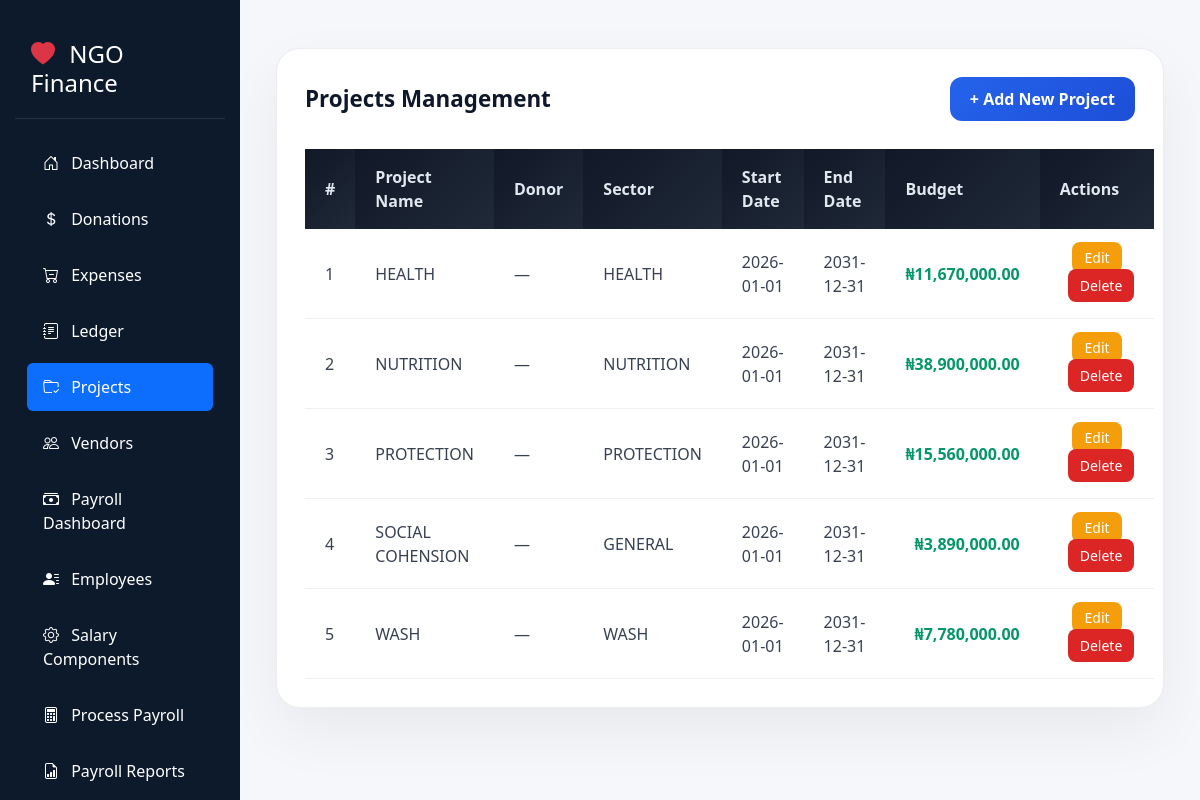
The app's page /projects with its own data.
### tables this page shows
CREATE TABLE projects (
            id INTEGER PRIMARY KEY AUTOINCREMENT,
            project_name TEXT UNIQUE NOT NULL,
            donor TEXT,
            start_date TEXT,
            end_date TEXT
        , is_active INTEGER DEFAULT 1, code TEXT, sector TEXT, budget REAL);

### main.py (the view)
@app.get("/projects", response_class=HTMLResponse)
async def projects_list(request: Request):
    with get_db() as conn:
        projects = conn.execute("""
            SELECT id, project_name, donor, sector, budget, start_date, end_date
            FROM projects
            WHERE is_active = 1
            ORDER BY project_name
        """).fetchall()
    return templates.TemplateResponse(
        "projects.html",
        {
            "request": request,
            "projects": projects
        }
    )

### templates/projects.html (shortened to what this page needs)
{% extends "base.html" %}
{% block content %}
<div class="container-fluid mt-4">
    <div class="projects-section">
        <div class="projects-header">
            <h2>Projects Management</h2>
            <a href="/add-project" class="btn-add-project">+ Add New Project</a>
        </div>
        {% if projects %}
        <table class="projects-table">
            <thead>
                <tr>
                    <th>#</th>
                    <th>Project Name</th>
                    <th>Donor</th>
                    <th>Sector</th>
                    <th>Start Date</th>
                    <th>End Date</th>
                    <th>Budget</th>
                    <th>Actions</th>
                </tr>
            </thead>
            <tbody>
                {% for p in projects %}
                <tr>
                    <td>{{ loop.index }}</td>
                    <td>{{ p.project_name }}</td>
                    <td>{{ p.donor or '—' }}</td>
                    <td>{{ p.sector or '—' }}</td>
                    <td>{{ p.start_date or '—' }}</td>
                    <td>{{ p.end_date or '—' }}</td>
                    <td class="budget-cell">{{ "₦{:,.2f}".format(p.budget) if p.budget else '—' }}</td>
                    <td class="actions-cell">
                        <a href="/edit-project/{{ p.id }}" class="btn-edit">Edit</a>
                        <form method="post" action="/delete-project/{{ p.id }}" style="display: inline;">
                            <button type="submit" class="btn-delete" onclick="return confirm('Are you sure you want to delete this project?')">Delete</button>
                        </form>
                    </td>
                </tr>
                {% endfor %}
            </tbody>
        </table>
        {% else %}
        <div class="no-projects">
            No projects added yet. <a href="/add-project">Add your first project</a>.
        </div>
        {% endif %}
    </div>
</div>
{% endblock %}

### static/style.css (style rules this page uses)
table, tr, td { page-break-inside: avoid; }
td { word-wrap: break-word; }

### templates/base.html (style rules this page uses)
:root { --sidebar-width: 240px; --sidebar-bg: #0d1a2b; --sidebar-hover: #1e3a5f; --active-bg: #2c5282; }
body { min-height: 100vh; background-color: #f5f7fa; }

### templates/projects.html (style rules this page uses)
.projects-section { background: #ffffff; padding: 28px; border-radius: 24px; border: 1px solid rgba(148,163,184,0.18); box-shadow: 0 24px 60px rgba(15,23,42,0.06); margin-bottom: 40px; }
.projects-header { display: flex; justify-content: space-between; align-items: center; margin-bottom: 28px; }
.projects-header h2 { color: #0f172a; font-weight: 700; font-size: 1.4rem; margin: 0; }
.btn-add-project { background: linear-gradient(135deg, #2563eb 0%, #1d4ed8 100%); color: white; padding: 10px 20px; border-radius: 12px; text-decoration: none; font-weight: 600; border: none; transition: all 0.3s ease; }
.projects-table { width: 100%; border-collapse: collapse; margin-top: 20px; }
.projects-table th { background: linear-gradient(135deg, #111827 0%, #1f2937 100%); color: #e2e8f0; padding: 16px 20px; text-align: left; font-weight: 600; border: none; }
.projects-table td { padding: 16px 20px; border-bottom: 1px solid rgba(148,163,184,0.16); color: #374151; }
.projects-table .budget-cell { font-weight: 700; color: #059669; text-align: right; }
.projects-table .actions-cell { text-align: center; }
.btn-edit { background: #f59e0b; color: white; padding: 6px 12px; border-radius: 8px; text-decoration: none; font-size: 14px; font-weight: 500; border: none; transition: all 0.2s ease; }
.btn-delete { background: #dc2626; color: white; padding: 6px 12px; border-radius: 8px; text-decoration: none; font-size: 14px; font-weight: 500; border: none; transition: all 0.2s ease; margin-left: 8px; }

### records on screen
projects: project_name "HEALTH", donor "—", sector "HEALTH", start_date "2026-01-01", end_date "2031-12-31", budget "₦11,670,000.00"
projects: project_name "NUTRITION", donor "—", sector "NUTRITION", start_date "2026-01-01", end_date "2031-12-31", budget "₦38,900,000.00"
projects: project_name "PROTECTION", donor "—", sector "PROTECTION", start_date "2026-01-01", end_date "2031-12-31", budget "₦15,560,000.00"
projects: project_name "SOCIAL COHENSION", donor "—", sector "GENERAL", start_date "2026-01-01", end_date "2031-12-31", budget "₦3,890,000.00"
projects: project_name "WASH", donor "—", sector "WASH", start_date "2026-01-01", end_date "2031-12-31", budget "₦7,780,000.00"
